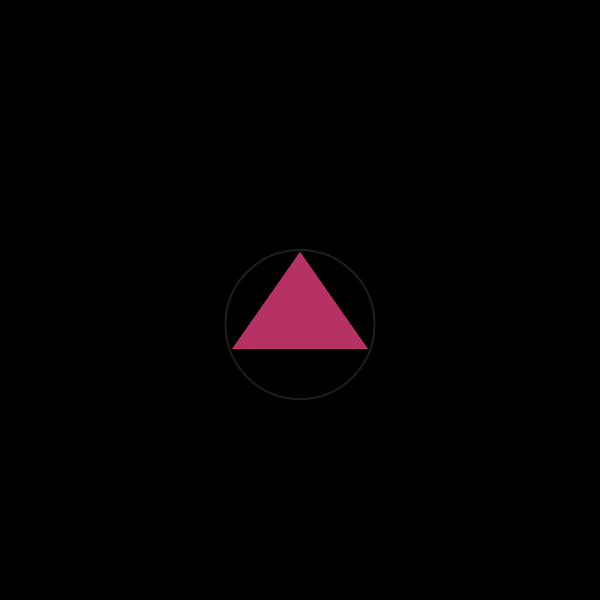
Frame 1 (no input)
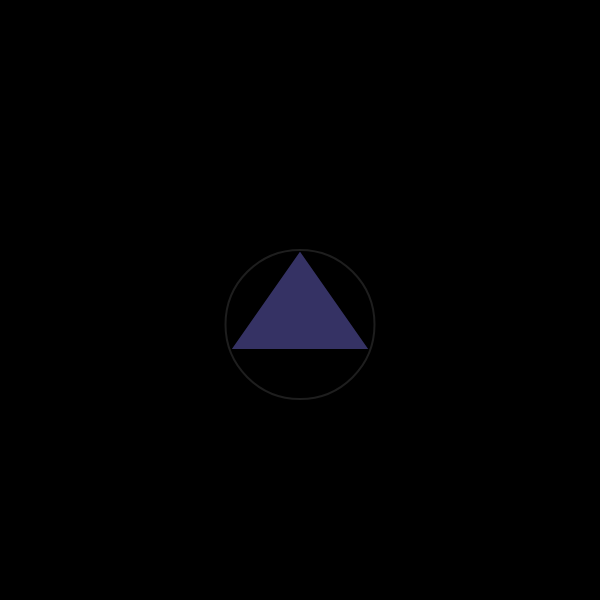
Frame 2 (the mouse pressed at the canvas centre, redrawn once)

The p5.js sketch that drew these frames (run headless with seeded random() and noise() and a simulated clock; the mouse was pressed at the canvas centre and the sketch redrawn once):

// p5.js sketch
// ── sketch.js
//Delaunay Triangulation fuerza bruta
//Miguel Rodríguez
//27-08-2024

const WIDTH = 600
const HEIGHT = 600

let points = []
let triangles = []
let circles = []
let centers = []
let voronoi = false
let circ

function setup(){
    createCanvas(WIDTH, HEIGHT)
    noLoop()
    stroke(0)
    strokeWeight(2)
    points.push([300, 250], 
                [230, 350],
                [370, 350])
    triangles = delaunayTriangulation(points);
    redraw()
    
}

function keyPressed(){
    voronoi = true
    redraw()
}

function keyReleased(){
    voronoi = false
    redraw()
}

function mouseClicked(){
    points.push([mouseX, mouseY])
    circles = []
    triangles = delaunayTriangulation(points);
    redraw()
}

function draw(){
    background(0)
    stroke(0)
    for(let t of triangles){
        beginShape(TRIANGLES)
        fill(random(0, 255), 50, 100)
        if(voronoi){
            fill(0)
            stroke(255)
        }
        vertex(t[0][0], t[0][1])
        vertex(t[1][0], t[1][1])
        vertex(t[2][0], t[2][1])
        endShape()
    }
    for(let c of circles){
        stroke(255, 30)
        noFill()
        ellipse(c[0], c[1], c[2]*2, c[2]*2)   
    }
    if(voronoi){
        for(let c of circles){
            fill(255, 0, 0) 
            noStroke()
            ellipse(c[0], c[1], 8, 8)
        }
    }
}

function calculateCircumcenter(triangle) {
    const [A, B, C] = triangle
    const D = 2 * (A[0] * (B[1] - C[1]) + B[0] * (C[1] - A[1]) + C[0] * (A[1] - B[1]))

    const Ux = (
        ((A[0] ** 2 + A[1] ** 2) * (B[1] - C[1])) +
        ((B[0] ** 2 + B[1] ** 2) * (C[1] - A[1])) +
        ((C[0] ** 2 + C[1] ** 2) * (A[1] - B[1]))
    ) / D

    const Uy = (
        ((A[0] ** 2 + A[1] ** 2) * (C[0] - B[0])) +
        ((B[0] ** 2 + B[1] ** 2) * (A[0] - C[0])) +
        ((C[0] ** 2 + C[1] ** 2) * (B[0] - A[0]))
    ) / D

    const radius = Math.sqrt((A[0] - Ux) ** 2 + (A[1] - Uy) ** 2)

   
    return { center: [Ux, Uy], radius }
}

function pointInCircle(point, circle) {
    const [x, y] = point
    const [Ux, Uy] = circle.center
    const distance = Math.sqrt((x - Ux) ** 2 + (y - Uy) ** 2)
    return distance < circle.radius
}

function isDelaunayTriangle(triangle, points) {
    circ = calculateCircumcenter(triangle)
    return !points.some(point => !triangle.includes(point) && pointInCircle(point, circ))
}

function delaunayTriangulation(points) {
    const triangles = []
    const n = points.length

    for (let i = 0; i < n - 2; i++) {
        for (let j = i + 1; j < n - 1; j++) {
            for (let k = j + 1; k < n; k++) {
                const triangle = [points[i], points[j], points[k]]
                if (isDelaunayTriangle(triangle, points)) {
                    circles.push([circ.center[0], circ.center[1], circ.radius])
                    centers.push([circ.center[0], circ.center[1]])
                    triangles.push(triangle)
                }
            }
        }
    }
    return triangles;
}

function SWAP(x0, x) {
    let temp = x0.slice();  // Copy contents of x0
    x0.length = 0;          // Clear x0
    x0.push(...x);          // Copy contents of x to x0
    x.length = 0;           // Clear x
    x.push(...temp);        // Copy contents of temp (old x0) to x
}
